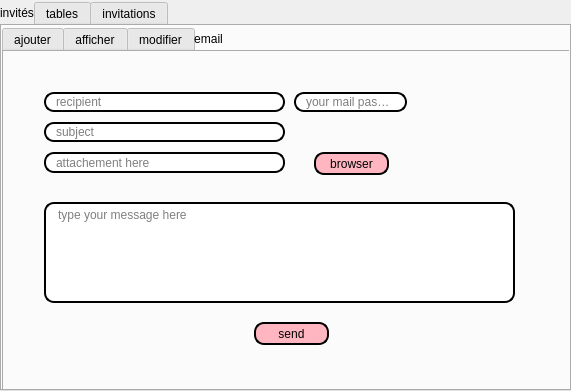
<?xml version="1.0" encoding="UTF-8"?>
<ui version="4.0">
 <class>DialogeEmmanuel</class>
 <widget class="QDialog" name="DialogeEmmanuel">
  <property name="geometry">
   <rect>
    <x>0</x>
    <y>0</y>
    <width>571</width>
    <height>391</height>
   </rect>
  </property>
  <property name="windowTitle">
   <string>Dialog</string>
  </property>
  <widget class="QTabWidget" name="tabWidget">
   <property name="geometry">
    <rect>
     <x>0</x>
     <y>0</y>
     <width>571</width>
     <height>391</height>
    </rect>
   </property>
   <property name="styleSheet">
    <string notr="true">background-image: url(:/new/prefix1/background.jpg);
QTabBar::tab {
	
	background-image: url(:/new/prefix1/background.jpg);
    background: qlineargradient(x1: 0, y1: 0, x2: 0, y2: 1,
                                stop: 0 #E1E1E1, stop: 0.4 #DDDDDD,
                                stop: 0.5 #D8D8D8, stop: 1.0 #D3D3D3);
    border: 2px solid#C4C4C3;
    border-bottom-color: #C2C7CB; /* same as the pane color */
    border-top-left-radius: 4px;
    border-top-right-radius: 4px;
    min-width:20ex;
    padding: 2px;
     font: bold, &quot;Comic Sans MS&quot;;
}

QTabBar::tab:selected, QTabBar::tab:hover {
    background: qlineargradient(x1: 0, y1: 0, x2: 0, y2: 1,
                                stop: 0 #fafafa, stop: 0.4 #f4f4f4,
                                stop: 0.5 #e7e7e7, stop: 1.0 #fafafa);
}

QTabBar::tab:selected {
    border-color: #9B9B9B;
    border-bottom-color: #C2C7CB; /* same as pane color */
}</string>
   </property>
   <property name="currentIndex">
    <number>0</number>
   </property>
   <widget class="QWidget" name="tab">
    <attribute name="title">
     <string>invités</string>
    </attribute>
    <widget class="QTabWidget" name="tabWidget_2">
     <property name="geometry">
      <rect>
       <x>0</x>
       <y>0</y>
       <width>571</width>
       <height>401</height>
      </rect>
     </property>
     <property name="styleSheet">
      <string notr="true">QTabBar::tab {
	
	background-image: url(:/new/prefix1/background.jpg);
    background: qlineargradient(x1: 0, y1: 0, x2: 0, y2: 1,
                                stop: 0 #E1E1E1, stop: 0.4 #DDDDDD,
                                stop: 0.5 #D8D8D8, stop: 1.0 #D3D3D3);
    border: 2px solid#C4C4C3;
    border-bottom-color: #C2C7CB; /* same as the pane color */
    border-top-left-radius: 4px;
    border-top-right-radius: 4px;
    min-width:20ex;
    padding: 2px;
     font: bold, &quot;Comic Sans MS&quot;;
}

QTabBar::tab:selected, QTabBar::tab:hover {
    background: qlineargradient(x1: 0, y1: 0, x2: 0, y2: 1,
                                stop: 0 #fafafa, stop: 0.4 #f4f4f4,
                                stop: 0.5 #e7e7e7, stop: 1.0 #fafafa);
}

QTabBar::tab:selected {
    border-color: #9B9B9B;
    border-bottom-color: #C2C7CB; /* same as pane color */
}</string>
     </property>
     <property name="currentIndex">
      <number>3</number>
     </property>
     <widget class="QWidget" name="tab_4">
      <attribute name="title">
       <string>ajouter</string>
      </attribute>
      <widget class="QPushButton" name="pushButton_ajoute_invite">
       <property name="geometry">
        <rect>
         <x>270</x>
         <y>210</y>
         <width>75</width>
         <height>23</height>
        </rect>
       </property>
       <property name="styleSheet">
        <string notr="true">border: 2px solid black;
border-radius: 10px;
padding: 0 8px;
background:#FFB6C1	;
font: bold, &quot;Comic Sans MS&quot;;</string>
       </property>
       <property name="text">
        <string>Ajouter</string>
       </property>
      </widget>
      <widget class="QWidget" name="layoutWidget">
       <property name="geometry">
        <rect>
         <x>80</x>
         <y>80</y>
         <width>401</width>
         <height>111</height>
        </rect>
       </property>
       <layout class="QGridLayout" name="gridLayout">
        <item row="0" column="0">
         <widget class="QLabel" name="label">
          <property name="styleSheet">
           <string notr="true">border: 2px solid black;
font: 75 8pt &quot;MS Shell Dlg 2&quot;;
border-radius: 10px;
padding: 0 8px;
background: #FFF0F5;
font: bold, &quot;Comic Sans MS&quot;;;
text-align:center;
</string>
          </property>
          <property name="text">
           <string>Nom</string>
          </property>
         </widget>
        </item>
        <item row="0" column="1">
         <widget class="QLineEdit" name="lineEdit_nomInv">
          <property name="styleSheet">
           <string notr="true">border: 2px solid black;
border-radius: 10px;
padding: 0 8px;
background: white;
selection-background-color: gray;
font: bold, &quot;Comic Sans MS&quot;;</string>
          </property>
         </widget>
        </item>
        <item row="1" column="0">
         <widget class="QLabel" name="label_2">
          <property name="styleSheet">
           <string notr="true">border: 2px solid black;
font: 75 8pt &quot;MS Shell Dlg 2&quot;;
border-radius: 10px;
padding: 0 8px;
background: #FFF0F5;
font: bold, &quot;Comic Sans MS&quot;;;
text-align:center;
</string>
          </property>
          <property name="text">
           <string>Prénom</string>
          </property>
         </widget>
        </item>
        <item row="1" column="1">
         <widget class="QLineEdit" name="lineEdit_prenomInv">
          <property name="styleSheet">
           <string notr="true">border: 2px solid black;
border-radius: 10px;
padding: 0 8px;
background: white;
selection-background-color: gray;
font: bold, &quot;Comic Sans MS&quot;;</string>
          </property>
         </widget>
        </item>
        <item row="2" column="0">
         <widget class="QLabel" name="label_3">
          <property name="styleSheet">
           <string notr="true">border: 2px solid black;
font: 75 8pt &quot;MS Shell Dlg 2&quot;;
border-radius: 10px;
padding: 0 8px;
background: #FFF0F5;
font: bold, &quot;Comic Sans MS&quot;;;
text-align:center;
</string>
          </property>
          <property name="text">
           <string>Téléphone</string>
          </property>
         </widget>
        </item>
        <item row="2" column="1">
         <widget class="QLineEdit" name="lineEdit_telInv">
          <property name="styleSheet">
           <string notr="true">border: 2px solid black;
border-radius: 10px;
padding: 0 8px;
background: white;
selection-background-color: gray;
font: bold, &quot;Comic Sans MS&quot;;</string>
          </property>
         </widget>
        </item>
        <item row="3" column="0">
         <widget class="QLabel" name="label_4">
          <property name="styleSheet">
           <string notr="true">border: 2px solid black;
font: 75 8pt &quot;MS Shell Dlg 2&quot;;
border-radius: 10px;
padding: 0 8px;
background: #FFF0F5;
font: bold, &quot;Comic Sans MS&quot;;;
text-align:center;
</string>
          </property>
          <property name="text">
           <string>Email</string>
          </property>
         </widget>
        </item>
        <item row="3" column="1">
         <widget class="QLineEdit" name="lineEdit_emailInv">
          <property name="styleSheet">
           <string notr="true">border: 2px solid black;
border-radius: 10px;
padding: 0 8px;
background: white;
selection-background-color: gray;
font: bold, &quot;Comic Sans MS&quot;;</string>
          </property>
         </widget>
        </item>
       </layout>
      </widget>
     </widget>
     <widget class="QWidget" name="tab_5">
      <attribute name="title">
       <string>afficher</string>
      </attribute>
      <widget class="QTableView" name="tableInvite">
       <property name="geometry">
        <rect>
         <x>40</x>
         <y>60</y>
         <width>501</width>
         <height>221</height>
        </rect>
       </property>
       <property name="styleSheet">
        <string notr="true">border: 2px solid black;
border-radius: 10px;
padding: 0 8px;
background: white;
selection-background-color: gray;
font: bold, &quot;Comic Sans MS&quot;;</string>
       </property>
      </widget>
      <widget class="QPushButton" name="pushButton_filter_invite">
       <property name="geometry">
        <rect>
         <x>60</x>
         <y>10</y>
         <width>75</width>
         <height>23</height>
        </rect>
       </property>
       <property name="styleSheet">
        <string notr="true">image: url(:/img/filter-solid (1).svg);
background-color:transparent;
border-radius:30px;</string>
       </property>
       <property name="text">
        <string/>
       </property>
      </widget>
      <widget class="QPushButton" name="pushButton_print_invite">
       <property name="geometry">
        <rect>
         <x>420</x>
         <y>290</y>
         <width>51</width>
         <height>23</height>
        </rect>
       </property>
       <property name="styleSheet">
        <string notr="true">image: url(:/img/print-solid.svg);
background-color:transparent;
border-radius:30px;</string>
       </property>
       <property name="text">
        <string/>
       </property>
      </widget>
      <widget class="QPushButton" name="pushButton_search_invite">
       <property name="geometry">
        <rect>
         <x>260</x>
         <y>10</y>
         <width>41</width>
         <height>23</height>
        </rect>
       </property>
       <property name="styleSheet">
        <string notr="true">image: url(:/img/search-solid (1).svg);
background-color:transparent;
border-radius:30px;</string>
       </property>
       <property name="text">
        <string/>
       </property>
      </widget>
      <widget class="QLabel" name="label_37">
       <property name="geometry">
        <rect>
         <x>20</x>
         <y>13</y>
         <width>61</width>
         <height>20</height>
        </rect>
       </property>
       <property name="styleSheet">
        <string notr="true">border: 2px solid black;
font: 75 8pt &quot;MS Shell Dlg 2&quot;;
border-radius: 10px;
padding: 0 8px;
background: #FFF0F5;
font: bold, &quot;Comic Sans MS&quot;;;
text-align:center;
</string>
       </property>
       <property name="text">
        <string>filtrer</string>
       </property>
      </widget>
      <widget class="QLabel" name="label_39">
       <property name="geometry">
        <rect>
         <x>336</x>
         <y>293</y>
         <width>81</width>
         <height>20</height>
        </rect>
       </property>
       <property name="styleSheet">
        <string notr="true">border: 2px solid black;
font: 75 8pt &quot;MS Shell Dlg 2&quot;;
border-radius: 10px;
padding: 0 8px;
background: #FFF0F5;
font: bold, &quot;Comic Sans MS&quot;;;
text-align:center;
</string>
       </property>
       <property name="text">
        <string>Imprimer</string>
       </property>
      </widget>
      <widget class="QLineEdit" name="lineEdit_recherche_inv">
       <property name="geometry">
        <rect>
         <x>160</x>
         <y>10</y>
         <width>91</width>
         <height>20</height>
        </rect>
       </property>
       <property name="styleSheet">
        <string notr="true">border: 2px solid black;
font: 75 8pt &quot;MS Shell Dlg 2&quot;;
border-radius: 10px;
padding: 0 8px;
background: #FFF0F5;
font: bold, &quot;Comic Sans MS&quot;;;
text-align:center;
</string>
       </property>
       <property name="placeholderText">
        <string>Recherche</string>
       </property>
      </widget>
     </widget>
     <widget class="QWidget" name="tab_7">
      <attribute name="title">
       <string>modifier</string>
      </attribute>
      <widget class="QWidget" name="layoutWidget_3">
       <property name="geometry">
        <rect>
         <x>70</x>
         <y>80</y>
         <width>401</width>
         <height>184</height>
        </rect>
       </property>
       <layout class="QGridLayout" name="gridLayout_4">
        <item row="0" column="0">
         <widget class="QLabel" name="label_13">
          <property name="styleSheet">
           <string notr="true">border: 2px solid black;
font: 75 8pt &quot;MS Shell Dlg 2&quot;;
border-radius: 10px;
padding: 0 8px;
background: #FFF0F5;
font: bold, &quot;Comic Sans MS&quot;;;
text-align:center;
</string>
          </property>
          <property name="text">
           <string>Nom</string>
          </property>
         </widget>
        </item>
        <item row="0" column="1">
         <widget class="QLineEdit" name="lineEdit_Nom_Mod_inv">
          <property name="styleSheet">
           <string notr="true">border: 2px solid black;
border-radius: 10px;
padding: 0 8px;
background: white;
selection-background-color: gray;
font: bold, &quot;Comic Sans MS&quot;;</string>
          </property>
         </widget>
        </item>
        <item row="1" column="0">
         <widget class="QLabel" name="label_14">
          <property name="styleSheet">
           <string notr="true">border: 2px solid black;
font: 75 8pt &quot;MS Shell Dlg 2&quot;;
border-radius: 10px;
padding: 0 8px;
background: #FFF0F5;
font: bold, &quot;Comic Sans MS&quot;;;
text-align:center;
</string>
          </property>
          <property name="text">
           <string>Prénom</string>
          </property>
         </widget>
        </item>
        <item row="1" column="1">
         <widget class="QLineEdit" name="lineEdit_Prenom_Mod_inv">
          <property name="styleSheet">
           <string notr="true">border: 2px solid black;
border-radius: 10px;
padding: 0 8px;
background: white;
selection-background-color: gray;
font: bold, &quot;Comic Sans MS&quot;;</string>
          </property>
         </widget>
        </item>
        <item row="2" column="0">
         <widget class="QLabel" name="label_15">
          <property name="styleSheet">
           <string notr="true">border: 2px solid black;
font: 75 8pt &quot;MS Shell Dlg 2&quot;;
border-radius: 10px;
padding: 0 8px;
background: #FFF0F5;
font: bold, &quot;Comic Sans MS&quot;;;
text-align:center;
</string>
          </property>
          <property name="text">
           <string>Téléphone</string>
          </property>
         </widget>
        </item>
        <item row="2" column="1">
         <widget class="QLineEdit" name="lineEdit_Tel_Mod_Inv">
          <property name="styleSheet">
           <string notr="true">border: 2px solid black;
border-radius: 10px;
padding: 0 8px;
background: white;
selection-background-color: gray;
font: bold, &quot;Comic Sans MS&quot;;</string>
          </property>
         </widget>
        </item>
        <item row="3" column="0">
         <widget class="QLabel" name="label_16">
          <property name="styleSheet">
           <string notr="true">border: 2px solid black;
font: 75 8pt &quot;MS Shell Dlg 2&quot;;
border-radius: 10px;
padding: 0 8px;
background: #FFF0F5;
font: bold, &quot;Comic Sans MS&quot;;;
text-align:center;
</string>
          </property>
          <property name="text">
           <string>Email</string>
          </property>
         </widget>
        </item>
        <item row="3" column="1">
         <widget class="QLineEdit" name="lineEdit_Email_Mod_Inv">
          <property name="styleSheet">
           <string notr="true">border: 2px solid black;
border-radius: 10px;
padding: 0 8px;
background: white;
selection-background-color: gray;
font: bold, &quot;Comic Sans MS&quot;;</string>
          </property>
         </widget>
        </item>
       </layout>
      </widget>
      <widget class="QPushButton" name="on_pushButton_ModInv_clicked">
       <property name="geometry">
        <rect>
         <x>160</x>
         <y>280</y>
         <width>75</width>
         <height>23</height>
        </rect>
       </property>
       <property name="styleSheet">
        <string notr="true">border: 2px solid black;
border-radius: 10px;
padding: 0 8px;
background:#FFB6C1	;
font: bold, &quot;Comic Sans MS&quot;;</string>
       </property>
       <property name="text">
        <string>Enregistrer</string>
       </property>
      </widget>
      <widget class="QPushButton" name="on_pushButton_SupprInv_clicked">
       <property name="geometry">
        <rect>
         <x>320</x>
         <y>280</y>
         <width>75</width>
         <height>23</height>
        </rect>
       </property>
       <property name="styleSheet">
        <string notr="true">border: 2px solid black;
border-radius: 10px;
padding: 0 8px;
background:#FFB6C1	;
font: bold, &quot;Comic Sans MS&quot;;</string>
       </property>
       <property name="text">
        <string>Supprimer</string>
       </property>
      </widget>
     </widget>
     <widget class="QWidget" name="tab_6">
      <attribute name="title">
       <string>email</string>
      </attribute>
      <widget class="QPushButton" name="browseBtn">
       <property name="geometry">
        <rect>
         <x>310</x>
         <y>100</y>
         <width>75</width>
         <height>23</height>
        </rect>
       </property>
       <property name="styleSheet">
        <string notr="true">border: 2px solid black;
border-radius: 10px;
padding: 0 8px;
background:#FFB6C1	;
font: bold, &quot;Comic Sans MS&quot;;</string>
       </property>
       <property name="text">
        <string>browser</string>
       </property>
      </widget>
      <widget class="QLineEdit" name="rcpt">
       <property name="geometry">
        <rect>
         <x>40</x>
         <y>40</y>
         <width>241</width>
         <height>20</height>
        </rect>
       </property>
       <property name="styleSheet">
        <string notr="true">border: 2px solid black;
border-radius: 10px;
padding: 0 8px;
background: white;
selection-background-color: gray;
font: bold, &quot;Comic Sans MS&quot;;</string>
       </property>
       <property name="placeholderText">
        <string>recipient</string>
       </property>
      </widget>
      <widget class="QLineEdit" name="subject">
       <property name="geometry">
        <rect>
         <x>40</x>
         <y>70</y>
         <width>241</width>
         <height>20</height>
        </rect>
       </property>
       <property name="styleSheet">
        <string notr="true">border: 2px solid black;
border-radius: 10px;
padding: 0 8px;
background: white;
selection-background-color: gray;
font: bold, &quot;Comic Sans MS&quot;;</string>
       </property>
       <property name="placeholderText">
        <string>subject</string>
       </property>
      </widget>
      <widget class="QLineEdit" name="file">
       <property name="geometry">
        <rect>
         <x>40</x>
         <y>100</y>
         <width>241</width>
         <height>21</height>
        </rect>
       </property>
       <property name="styleSheet">
        <string notr="true">border: 2px solid black;
border-radius: 10px;
padding: 0 8px;
background: white;
selection-background-color: gray;
font: bold, &quot;Comic Sans MS&quot;;</string>
       </property>
       <property name="placeholderText">
        <string>attachement here</string>
       </property>
      </widget>
      <widget class="QLineEdit" name="mail_pass">
       <property name="geometry">
        <rect>
         <x>290</x>
         <y>40</y>
         <width>113</width>
         <height>20</height>
        </rect>
       </property>
       <property name="styleSheet">
        <string notr="true">border: 2px solid black;
border-radius: 10px;
padding: 0 8px;
background: white;
selection-background-color: gray;
font: bold, &quot;Comic Sans MS&quot;;</string>
       </property>
       <property name="placeholderText">
        <string>your mail password</string>
       </property>
      </widget>
      <widget class="QTextEdit" name="msg">
       <property name="geometry">
        <rect>
         <x>40</x>
         <y>150</y>
         <width>471</width>
         <height>101</height>
        </rect>
       </property>
       <property name="styleSheet">
        <string notr="true">border: 2px solid black;
border-radius: 10px;
padding: 0 8px;
background: white;
selection-background-color: gray;
font: bold, &quot;Comic Sans MS&quot;;</string>
       </property>
       <property name="placeholderText">
        <string>type your message here</string>
       </property>
      </widget>
      <widget class="QPushButton" name="sendBtn">
       <property name="geometry">
        <rect>
         <x>250</x>
         <y>270</y>
         <width>75</width>
         <height>23</height>
        </rect>
       </property>
       <property name="styleSheet">
        <string notr="true">border: 2px solid black;
border-radius: 10px;
padding: 0 8px;
background:#FFB6C1	;
font: bold, &quot;Comic Sans MS&quot;;</string>
       </property>
       <property name="text">
        <string>send</string>
       </property>
      </widget>
     </widget>
    </widget>
   </widget>
   <widget class="QWidget" name="tab_3">
    <attribute name="title">
     <string>tables</string>
    </attribute>
    <widget class="QTabWidget" name="tabWidget_3">
     <property name="geometry">
      <rect>
       <x>-10</x>
       <y>0</y>
       <width>731</width>
       <height>371</height>
      </rect>
     </property>
     <property name="styleSheet">
      <string notr="true">QTabBar::tab {
	
	background-image: url(:/new/prefix1/background.jpg);
    background: qlineargradient(x1: 0, y1: 0, x2: 0, y2: 1,
                                stop: 0 #E1E1E1, stop: 0.4 #DDDDDD,
                                stop: 0.5 #D8D8D8, stop: 1.0 #D3D3D3);
    border: 2px solid#C4C4C3;
    border-bottom-color: #C2C7CB; /* same as the pane color */
    border-top-left-radius: 4px;
    border-top-right-radius: 4px;
    min-width:20ex;
    padding: 2px;
     font: bold, &quot;Comic Sans MS&quot;;
}

QTabBar::tab:selected, QTabBar::tab:hover {
    background: qlineargradient(x1: 0, y1: 0, x2: 0, y2: 1,
                                stop: 0 #fafafa, stop: 0.4 #f4f4f4,
                                stop: 0.5 #e7e7e7, stop: 1.0 #fafafa);
}

QTabBar::tab:selected {
    border-color: #9B9B9B;
    border-bottom-color: #C2C7CB; /* same as pane color */
}</string>
     </property>
     <property name="currentIndex">
      <number>0</number>
     </property>
     <widget class="QWidget" name="tab_8">
      <attribute name="title">
       <string>ajouter</string>
      </attribute>
      <widget class="QLabel" name="label_21">
       <property name="geometry">
        <rect>
         <x>150</x>
         <y>70</y>
         <width>71</width>
         <height>20</height>
        </rect>
       </property>
       <property name="styleSheet">
        <string notr="true">border: 2px solid black;
font: 75 8pt &quot;MS Shell Dlg 2&quot;;
border-radius: 10px;
padding: 0 8px;
background: #FFF0F5;
font: bold, &quot;Comic Sans MS&quot;;;
text-align:center;
</string>
       </property>
       <property name="text">
        <string>Nom</string>
       </property>
      </widget>
      <widget class="QPushButton" name="pushButton_ajouter_table">
       <property name="geometry">
        <rect>
         <x>240</x>
         <y>180</y>
         <width>75</width>
         <height>23</height>
        </rect>
       </property>
       <property name="styleSheet">
        <string notr="true">border: 2px solid black;
border-radius: 10px;
padding: 0 8px;
background:#FFB6C1	;
font: bold, &quot;Comic Sans MS&quot;;</string>
       </property>
       <property name="text">
        <string>Ajouter</string>
       </property>
      </widget>
      <widget class="QLabel" name="label_22">
       <property name="geometry">
        <rect>
         <x>150</x>
         <y>120</y>
         <width>71</width>
         <height>21</height>
        </rect>
       </property>
       <property name="styleSheet">
        <string notr="true">border: 2px solid black;
font: 75 8pt &quot;MS Shell Dlg 2&quot;;
border-radius: 10px;
padding: 0 8px;
background: #FFF0F5;
font: bold, &quot;Comic Sans MS&quot;;;
text-align:center;
</string>
       </property>
       <property name="text">
        <string>Types</string>
       </property>
      </widget>
      <widget class="QLineEdit" name="lineEdit_nom_table_ajouter">
       <property name="geometry">
        <rect>
         <x>270</x>
         <y>70</y>
         <width>133</width>
         <height>20</height>
        </rect>
       </property>
       <property name="styleSheet">
        <string notr="true">border: 2px solid black;
border-radius: 10px;
padding: 0 8px;
background: white;
selection-background-color: gray;
font: bold, &quot;Comic Sans MS&quot;;</string>
       </property>
      </widget>
      <widget class="QComboBox" name="comboBox_Ajouter_Table">
       <property name="geometry">
        <rect>
         <x>270</x>
         <y>120</y>
         <width>131</width>
         <height>22</height>
        </rect>
       </property>
       <property name="styleSheet">
        <string notr="true">border: 2px solid black;
border-radius: 10px;
padding: 0 8px;
background: white;
selection-background-color: gray;
font: bold, &quot;Comic Sans MS&quot;;</string>
       </property>
      </widget>
     </widget>
     <widget class="QWidget" name="tab_9">
      <attribute name="title">
       <string>afficher</string>
      </attribute>
      <widget class="QTableView" name="tableEvent">
       <property name="geometry">
        <rect>
         <x>90</x>
         <y>50</y>
         <width>391</width>
         <height>251</height>
        </rect>
       </property>
       <property name="styleSheet">
        <string notr="true">border: 2px solid black;
border-radius: 10px;
padding: 0 8px;
background: white;
selection-background-color: gray;
font: bold, &quot;Comic Sans MS&quot;;</string>
       </property>
      </widget>
     </widget>
     <widget class="QWidget" name="tab_10">
      <attribute name="title">
       <string>modifier</string>
      </attribute>
      <widget class="QLabel" name="label_23">
       <property name="geometry">
        <rect>
         <x>160</x>
         <y>130</y>
         <width>71</width>
         <height>20</height>
        </rect>
       </property>
       <property name="styleSheet">
        <string notr="true">border: 2px solid black;
font: 75 8pt &quot;MS Shell Dlg 2&quot;;
border-radius: 10px;
padding: 0 8px;
background: #FFF0F5;
font: bold, &quot;Comic Sans MS&quot;;;
text-align:center;
</string>
       </property>
       <property name="text">
        <string>Types</string>
       </property>
      </widget>
      <widget class="QComboBox" name="comboBox_Modifier_Table">
       <property name="geometry">
        <rect>
         <x>260</x>
         <y>130</y>
         <width>131</width>
         <height>22</height>
        </rect>
       </property>
       <property name="styleSheet">
        <string notr="true">border: 2px solid black;
border-radius: 10px;
padding: 0 8px;
background: white;
selection-background-color: gray;
font: bold, &quot;Comic Sans MS&quot;;</string>
       </property>
      </widget>
      <widget class="QPushButton" name="pushButton_ModTab_enregrs">
       <property name="geometry">
        <rect>
         <x>150</x>
         <y>180</y>
         <width>101</width>
         <height>23</height>
        </rect>
       </property>
       <property name="styleSheet">
        <string notr="true">border: 2px solid black;
border-radius: 10px;
padding: 0 8px;
background:#FFB6C1	;
font: bold, &quot;Comic Sans MS&quot;;</string>
       </property>
       <property name="text">
        <string>Enregistrer</string>
       </property>
      </widget>
      <widget class="QPushButton" name="pushButton_suppr_table">
       <property name="geometry">
        <rect>
         <x>290</x>
         <y>180</y>
         <width>101</width>
         <height>23</height>
        </rect>
       </property>
       <property name="styleSheet">
        <string notr="true">border: 2px solid black;
border-radius: 10px;
padding: 0 8px;
background:#FFB6C1	;
font: bold, &quot;Comic Sans MS&quot;;</string>
       </property>
       <property name="text">
        <string>Supprimer</string>
       </property>
      </widget>
      <widget class="QLabel" name="label_5">
       <property name="geometry">
        <rect>
         <x>160</x>
         <y>90</y>
         <width>71</width>
         <height>21</height>
        </rect>
       </property>
       <property name="styleSheet">
        <string notr="true">border: 2px solid black;
font: 75 8pt &quot;MS Shell Dlg 2&quot;;
border-radius: 10px;
padding: 0 8px;
background: #FFF0F5;
font: bold, &quot;Comic Sans MS&quot;;;
text-align:center;
</string>
       </property>
       <property name="text">
        <string>Nom</string>
       </property>
      </widget>
      <widget class="QLineEdit" name="lineEdit_nom_mod_table1">
       <property name="geometry">
        <rect>
         <x>260</x>
         <y>93</y>
         <width>133</width>
         <height>20</height>
        </rect>
       </property>
       <property name="styleSheet">
        <string notr="true">border: 2px solid black;
border-radius: 10px;
padding: 0 8px;
background: white;
selection-background-color: gray;
font: bold, &quot;Comic Sans MS&quot;;</string>
       </property>
      </widget>
     </widget>
    </widget>
   </widget>
   <widget class="QWidget" name="tab_2">
    <attribute name="title">
     <string>invitations</string>
    </attribute>
    <widget class="QTabWidget" name="tabWidget_4">
     <property name="geometry">
      <rect>
       <x>0</x>
       <y>0</y>
       <width>731</width>
       <height>371</height>
      </rect>
     </property>
     <property name="styleSheet">
      <string notr="true">QTabBar::tab {
	
	background-image: url(:/new/prefix1/background.jpg);
    background: qlineargradient(x1: 0, y1: 0, x2: 0, y2: 1,
                                stop: 0 #E1E1E1, stop: 0.4 #DDDDDD,
                                stop: 0.5 #D8D8D8, stop: 1.0 #D3D3D3);
    border: 2px solid#C4C4C3;
    border-bottom-color: #C2C7CB; /* same as the pane color */
    border-top-left-radius: 4px;
    border-top-right-radius: 4px;
    min-width:20ex;
    padding: 2px;
     font: bold, &quot;Comic Sans MS&quot;;
}

QTabBar::tab:selected, QTabBar::tab:hover {
    background: qlineargradient(x1: 0, y1: 0, x2: 0, y2: 1,
                                stop: 0 #fafafa, stop: 0.4 #f4f4f4,
                                stop: 0.5 #e7e7e7, stop: 1.0 #fafafa);
}

QTabBar::tab:selected {
    border-color: #9B9B9B;
    border-bottom-color: #C2C7CB; /* same as pane color */
}</string>
     </property>
     <property name="currentIndex">
      <number>0</number>
     </property>
     <widget class="QWidget" name="tab_12">
      <attribute name="title">
       <string>ajouter</string>
      </attribute>
      <widget class="QTableView" name="tableNomInvite">
       <property name="geometry">
        <rect>
         <x>230</x>
         <y>30</y>
         <width>311</width>
         <height>231</height>
        </rect>
       </property>
       <property name="styleSheet">
        <string notr="true">border: 2px solid black;
border-radius: 10px;
padding: 0 8px;
background: white;
selection-background-color: gray;
font: bold, &quot;Comic Sans MS&quot;;border:1px solid grey;
</string>
       </property>
      </widget>
      <widget class="QComboBox" name="comboBox_personnes_ajouter">
       <property name="geometry">
        <rect>
         <x>40</x>
         <y>110</y>
         <width>151</width>
         <height>27</height>
        </rect>
       </property>
       <property name="styleSheet">
        <string notr="true">border: 2px solid black;
border-radius: 10px;
padding: 0 8px;
background: white;
selection-background-color: gray;
font: bold, &quot;Comic Sans MS&quot;;font-size:18px;
font-family:Arial;
</string>
       </property>
      </widget>
      <widget class="QComboBox" name="comboBox_tables_ajouter">
       <property name="geometry">
        <rect>
         <x>40</x>
         <y>150</y>
         <width>151</width>
         <height>27</height>
        </rect>
       </property>
       <property name="styleSheet">
        <string notr="true">border: 2px solid black;
border-radius: 10px;
padding: 0 8px;
background: white;
selection-background-color: gray;
font: bold, &quot;Comic Sans MS&quot;;font-size:18px;
font-family:Arial;
</string>
       </property>
      </widget>
      <widget class="Line" name="line">
       <property name="geometry">
        <rect>
         <x>200</x>
         <y>40</y>
         <width>20</width>
         <height>221</height>
        </rect>
       </property>
       <property name="orientation">
        <enum>Qt::Vertical</enum>
       </property>
      </widget>
     </widget>
     <widget class="QWidget" name="tab_13">
      <attribute name="title">
       <string>afficher</string>
      </attribute>
      <widget class="QTableView" name="tableInvite_3">
       <property name="geometry">
        <rect>
         <x>30</x>
         <y>60</y>
         <width>511</width>
         <height>201</height>
        </rect>
       </property>
       <property name="styleSheet">
        <string notr="true">border: 2px solid black;
border-radius: 10px;
padding: 0 8px;
background: white;
selection-background-color: gray;
font: bold, &quot;Comic Sans MS&quot;;border:1px solid grey;</string>
       </property>
      </widget>
     </widget>
     <widget class="QWidget" name="tab_14">
      <attribute name="title">
       <string>modifier</string>
      </attribute>
      <widget class="QWidget" name="layoutWidget_7">
       <property name="geometry">
        <rect>
         <x>80</x>
         <y>100</y>
         <width>401</width>
         <height>111</height>
        </rect>
       </property>
       <layout class="QGridLayout" name="gridLayout_8">
        <item row="0" column="0">
         <widget class="QLabel" name="label_29">
          <property name="styleSheet">
           <string notr="true">border: 2px solid black;
font: 75 8pt &quot;MS Shell Dlg 2&quot;;
border-radius: 10px;
padding: 0 8px;
background: #FFF0F5;
font: bold, &quot;Comic Sans MS&quot;;;
text-align:center;
</string>
          </property>
          <property name="text">
           <string>Nom</string>
          </property>
         </widget>
        </item>
        <item row="0" column="1">
         <widget class="QLineEdit" name="lineEdit_29">
          <property name="styleSheet">
           <string notr="true">border: 2px solid black;
border-radius: 10px;
padding: 0 8px;
background: white;
selection-background-color: gray;
font: bold, &quot;Comic Sans MS&quot;;</string>
          </property>
         </widget>
        </item>
        <item row="1" column="0">
         <widget class="QLabel" name="label_30">
          <property name="styleSheet">
           <string notr="true">border: 2px solid black;
font: 75 8pt &quot;MS Shell Dlg 2&quot;;
border-radius: 10px;
padding: 0 8px;
background: #FFF0F5;
font: bold, &quot;Comic Sans MS&quot;;;
text-align:center;
</string>
          </property>
          <property name="text">
           <string>Prénom</string>
          </property>
         </widget>
        </item>
        <item row="1" column="1">
         <widget class="QLineEdit" name="lineEdit_30">
          <property name="styleSheet">
           <string notr="true">border: 2px solid black;
border-radius: 10px;
padding: 0 8px;
background: white;
selection-background-color: gray;
font: bold, &quot;Comic Sans MS&quot;;</string>
          </property>
         </widget>
        </item>
        <item row="2" column="0">
         <widget class="QLabel" name="label_31">
          <property name="styleSheet">
           <string notr="true">border: 2px solid black;
font: 75 8pt &quot;MS Shell Dlg 2&quot;;
border-radius: 10px;
padding: 0 8px;
background: #FFF0F5;
font: bold, &quot;Comic Sans MS&quot;;;
text-align:center;
</string>
          </property>
          <property name="text">
           <string>Téléphone</string>
          </property>
         </widget>
        </item>
        <item row="2" column="1">
         <widget class="QLineEdit" name="lineEdit_31">
          <property name="styleSheet">
           <string notr="true">border: 2px solid black;
border-radius: 10px;
padding: 0 8px;
background: white;
selection-background-color: gray;
font: bold, &quot;Comic Sans MS&quot;;</string>
          </property>
         </widget>
        </item>
        <item row="3" column="0">
         <widget class="QLabel" name="label_32">
          <property name="styleSheet">
           <string notr="true">border: 2px solid black;
font: 75 8pt &quot;MS Shell Dlg 2&quot;;
border-radius: 10px;
padding: 0 8px;
background: #FFF0F5;
font: bold, &quot;Comic Sans MS&quot;;;
text-align:center;
</string>
          </property>
          <property name="text">
           <string>Email</string>
          </property>
         </widget>
        </item>
        <item row="3" column="1">
         <widget class="QLineEdit" name="lineEdit_32">
          <property name="styleSheet">
           <string notr="true">border: 2px solid black;
border-radius: 10px;
padding: 0 8px;
background: white;
selection-background-color: gray;
font: bold, &quot;Comic Sans MS&quot;;</string>
          </property>
         </widget>
        </item>
       </layout>
      </widget>
     </widget>
     <widget class="QWidget" name="tab_15">
      <attribute name="title">
       <string>supprimer</string>
      </attribute>
     </widget>
    </widget>
   </widget>
  </widget>
 </widget>
 <resources/>
 <connections/>
</ui>
